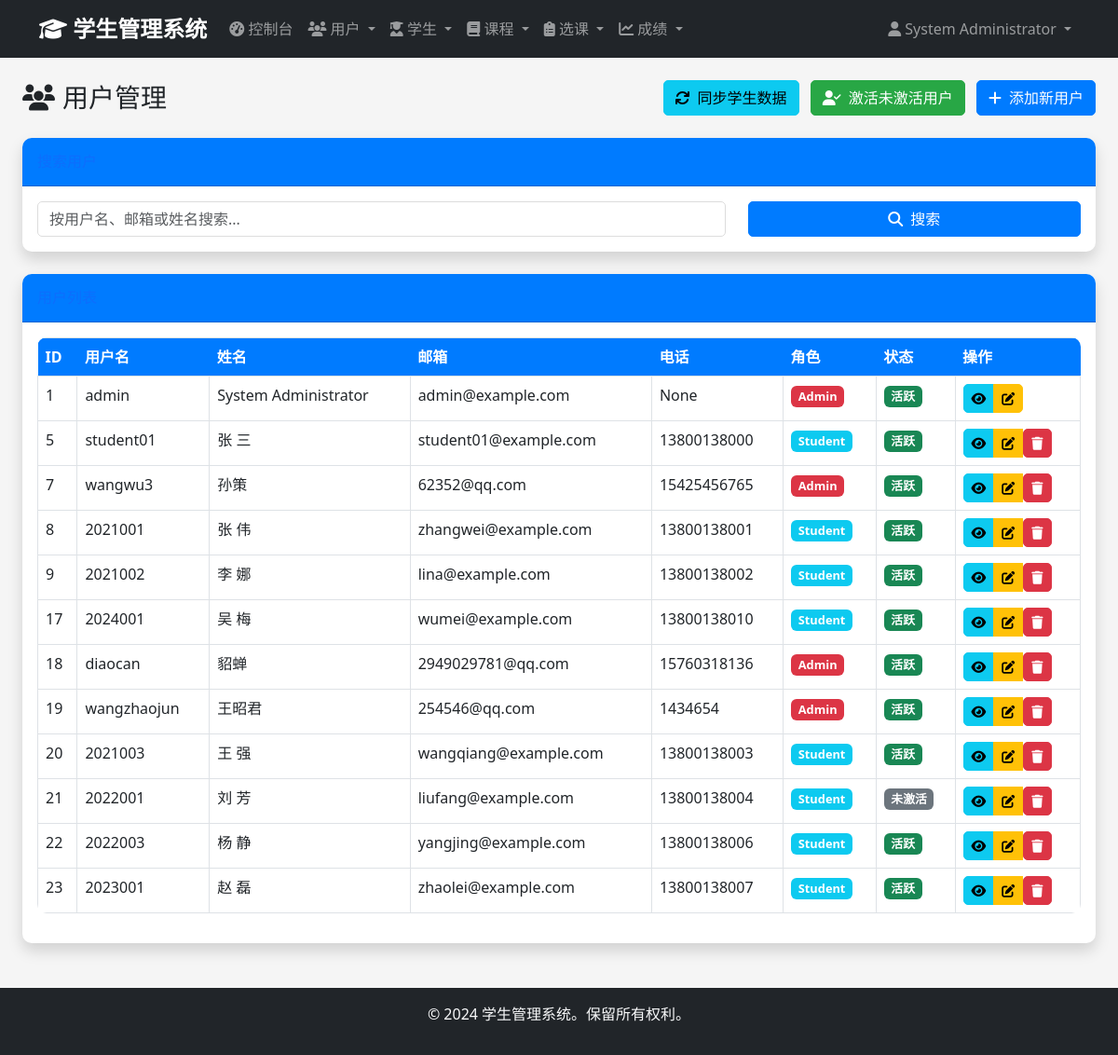
Page /admin/users (signed in) on the committed database.
### app/models/user.py (models this page shows, shortened)
class User(UserMixin, db.Model):
    __tablename__ = 'users'
    id = db.Column(db.Integer, primary_key=True)
    username = db.Column(db.String(50), unique=True, nullable=False)
    email = db.Column(db.String(100), unique=True, nullable=False)
    password_hash = db.Column(db.String(255), nullable=False)
    full_name = db.Column(db.String(100), nullable=False)
    phone = db.Column(db.String(20))
    role = db.Column(db.Enum('admin', 'student', name='user_role'), nullable=False, default='student')
    is_active = db.Column(db.Boolean, default=True)
    created_at = db.Column(db.DateTime, default=datetime.utcnow)
    updated_at = db.Column(db.DateTime, default=datetime.utcnow, onupdate=datetime.utcnow)
    administrator = db.relationship('Administrator', backref='user', uselist=False, cascade='all, delete-orphan')
    def is_admin(self):
        return self.role == 'admin'

### app/views/admin.py (the view, shortened to what this page needs)
@admin_bp.route('/users')
@login_required
@admin_required
def users():
    page = request.args.get('page', 1, type=int)
    search = request.args.get('search', '')
    query = User.query
    users = query.paginate(
        page=page,
        per_page=20,
        error_out=False
    )
    return render_template('admin/users/index.html', users=users, search=search)

### app/views/auth.py (called while the page is built)
def admin_required(f):
    @wraps(f)
    def decorated_function(*args, **kwargs):
        if not current_user.is_authenticated or not current_user.is_admin():
            flash('访问被拒绝。需要管理员权限。', 'error')
            return redirect(url_for('auth.login'))
        return f(*args, **kwargs)
    return decorated_function

### app/templates/admin/users/index.html (shortened to what this page needs)
{% extends "base.html" %}
{% block content %}
<div class="container-fluid">
    <div class="d-sm-flex align-items-center justify-content-between mb-4">
        <div class="d-flex align-items-center">
            <h1 class="h3 mb-0 text-gray-800">
                <i class="fas fa-users me-2"></i>用户管理
            </h1>
        </div>
        <div>
            <form method="POST" action="{{ url_for('admin.sync_student_data') }}"
                  style="display: inline;" onsubmit="return confirm('确定要同步所有用户和学生数据吗？')">
                <button type="submit" class="btn btn-info me-2">
                    <i class="fas fa-sync me-2"></i>同步学生数据
                </button>
            </form>
            <form method="POST" action="{{ url_for('admin.activate_inactive_users') }}"
                  style="display: inline;" onsubmit="return confirm('确定要激活所有未激活的用户吗？')">
                <button type="submit" class="btn btn-success me-2">
                    <i class="fas fa-user-check me-2"></i>激活未激活用户
                </button>
            </form>
            <a href="{{ url_for('admin.create_user') }}" class="btn btn-primary">
                <i class="fas fa-plus me-2"></i>添加新用户
            </a>
        </div>
    </div>
    <div class="card shadow mb-4">
        <div class="card-header py-3">
            <h6 class="m-0 font-weight-bold text-primary">搜索用户</h6>
        </div>
        <div class="card-body">
            <form method="GET" action="{{ url_for('admin.users') }}">
                <div class="row">
                    <div class="col-md-8">
                        <input type="text" class="form-control" name="search" placeholder="按用户名、邮箱或姓名搜索..." value="{{ search }}">
                    </div>
                    <div class="col-md-4">
                        <button type="submit" class="btn btn-primary w-100">
                            <i class="fas fa-search me-2"></i>搜索
                        </button>
                    </div>
                </div>
            </form>
        </div>
    </div>
    <div class="card shadow mb-4">
        <div class="card-header py-3">
            <h6 class="m-0 font-weight-bold text-primary">用户列表</h6>
        </div>
        <div class="card-body">
            {% if users.items %}
            <div class="table-responsive">
                <table class="table table-bordered" id="usersTable" width="100%" cellspacing="0">
                    <thead>
                        <tr>
                            <th>ID</th>
                            <th>用户名</th>
                            <th>姓名</th>
                            <th>邮箱</th>
                            <th>电话</th>
                            <th>角色</th>
                            <th>状态</th>
                            <th>操作</th>
                        </tr>
                    </thead>
                    <tbody>
                        {% for user in users.items %}
                        <tr>
                            <td>{{ user.id }}</td>
                            <td>{{ user.username }}</td>
                            <td>{{ user.full_name }}</td>
                            <td>{{ user.email }}</td>
                            <td>{{ user.phone or '-' }}</td>
                            <td>
                                <span class="badge bg-{{ 'danger' if user.role == 'admin' else 'info' }}">
                                    {{ user.role.title() }}
                                </span>
                            </td>
                            <td>
                                {% if user.is_active %}
                                    <span class="badge bg-success">活跃</span>
                                {% else %}
                                    <span class="badge bg-secondary">未激活</span>
                                {% endif %}
                            </td>
                            <td>
                                <div class="btn-group" role="group">
                                    <a href="{{ url_for('admin.view_user', user_id=user.id) }}" class="btn btn-sm btn-info" title="查看">
                                        <i class="fas fa-eye"></i>
                                    </a>
                                    <a href="{{ url_for('admin.edit_user', user_id=user.id) }}" class="btn btn-sm btn-warning" title="编辑">
                                        <i class="fas fa-edit"></i>
                                    </a>
                                    {% if user.id != current_user.id %}
                                    <form method="POST" action="{{ url_for('admin.delete_user', user_id=user.id) }}" style="display: inline;"
                                          onsubmit="return confirm('确定要删除这个用户吗？');">
                                        <button type="submit" class="btn btn-sm btn-danger" title="删除">
                                            <i class="fas fa-trash"></i>
                                        </button>
                                    </form>
                                    {% endif %}
                                </div>
                            </td>
                        </tr>
                        {% endfor %}
                    </tbody>
                </table>
            </div>
            {% endif %}
        </div>
    </div>
</div>
{% endblock %}

### app/templates/base.html (shortened to what this page needs)
<!DOCTYPE html>
<html lang="zh-CN">
<head>
    <link href="https://cdn.jsdelivr.net/npm/bootstrap@5.3.0/dist/css/bootstrap.min.css" rel="stylesheet">
    <link href="https://cdnjs.cloudflare.com/ajax/libs/font-awesome/6.4.0/css/all.min.css" rel="stylesheet">
    <link href="{{ url_for('static', filename='css/style.css') }}" rel="stylesheet">
</head>
<body>
    {% if current_user.is_authenticated %}
    <nav class="navbar navbar-expand-lg navbar-dark bg-dark">
        <div class="container">
            <a class="navbar-brand" href="{{ url_for('main.dashboard') }}">
                <i class="fas fa-graduation-cap"></i> 学生管理系统
            </a>
            <div class="collapse navbar-collapse" id="navbarNav">
                <ul class="navbar-nav me-auto">
                    {% if current_user.is_admin() %}
                    <li class="nav-item">
                        <a class="nav-link" href="{{ url_for('admin.dashboard') }}">
                            <i class="fas fa-tachometer-alt"></i> 控制台
                        </a>
                    </li>
                    <li class="nav-item dropdown">
                        <a class="nav-link dropdown-toggle" href="#" data-bs-toggle="dropdown">
                            <i class="fas fa-users"></i> 用户
                        </a>
                    </li>
                    <li class="nav-item dropdown">
                        <a class="nav-link dropdown-toggle" href="#" data-bs-toggle="dropdown">
                            <i class="fas fa-user-graduate"></i> 学生
                        </a>
                    </li>
                    <li class="nav-item dropdown">
                        <a class="nav-link dropdown-toggle" href="#" data-bs-toggle="dropdown">
                            <i class="fas fa-book"></i> 课程
                        </a>
                    </li>
                    <li class="nav-item dropdown">
                        <a class="nav-link dropdown-toggle" href="#" data-bs-toggle="dropdown">
                            <i class="fas fa-clipboard-list"></i> 选课
                        </a>
                    </li>
                    <li class="nav-item dropdown">
                        <a class="nav-link dropdown-toggle" href="#" data-bs-toggle="dropdown">
                            <i class="fas fa-chart-line"></i> 成绩
                        </a>
                    </li>
                    {% endif %}
                </ul>
                <ul class="navbar-nav">
                    <li class="nav-item dropdown">
                        <a class="nav-link dropdown-toggle" href="#" data-bs-toggle="dropdown">
                            <i class="fas fa-user"></i> {{ current_user.full_name }}
                        </a>
                    </li>
                </ul>
            </div>
        </div>
    </nav>
    {% endif %}
    <main class="container-fluid py-4">
        {% block content %}{% endblock %}
    </main>
    <footer class="bg-dark text-light text-center py-3 mt-auto">
        <div class="container">
            <p>&copy; 2024 学生管理系统。保留所有权利。</p>
        </div>
    </footer>
</body>
</html>

### app/static/css/style.css (style rules this page uses)
:root { --primary-color: #007bff; --secondary-color: #6c757d; --success-color: #28a745; --danger-color: #dc3545; --warning-color: #ffc107; --info-color: #17a2b8; --dark-color: #343a40; --light-color: #f8f9fa; }
body { min-height: 100vh; display: flex; flex-direction: column; background-color: #f5f5f5; font-family: 'Segoe UI', Tahoma, Geneva, Verdana, sans-serif; }
main { flex: 1; }
.navbar-brand { font-weight: bold; font-size: 1.5rem; }
.navbar-nav .nav-link { transition: color 0.3s; }
.card { border: none; border-radius: 10px; box-shadow: 0 0 10px rgba(0,0,0,0.1); transition: transform 0.3s, box-shadow 0.3s; }
.card-header { background-color: var(--primary-color); color: white; border-radius: 10px 10px 0 0 !important; font-weight: 600; }
.btn { border-radius: 5px; transition: all 0.3s; }
.btn-primary { background-color: var(--primary-color); border-color: var(--primary-color); }
.btn-success { background-color: var(--success-color); border-color: var(--success-color); }
.btn-danger { background-color: var(--danger-color); border-color: var(--danger-color); }
.table { background-color: white; border-radius: 10px; overflow: hidden; }
.table thead th { background-color: var(--primary-color); color: white; border: none; }
.form-control, .form-select { border-radius: 5px; border: 1px solid #ddd; transition: border-color 0.3s, box-shadow 0.3s; }
footer { margin-top: auto; }
.badge { font-size: 0.8rem; padding: 0.4em 0.6em; }

### rows in the picture
User: full_name "System Administrator", id "1", username "admin", email "admin@example.com", phone "None", role "Admin", is_active "活跃"
User: id "5", username "student01", full_name "张 三", email "student01@example.com", phone "13800138000", role "Student", is_active "活跃"
User: id "7", username "wangwu3", full_name "孙策", email "62352@qq.com", phone "15425456765", role "Admin", is_active "活跃"
User: id "8", username "2021001", full_name "张 伟", email "zhangwei@example.com", phone "13800138001", role "Student", is_active "活跃"
User: id "9", username "2021002", full_name "李 娜", email "lina@example.com", phone "13800138002", role "Student", is_active "活跃"
User: id "17", username "2024001", full_name "吴 梅", email "wumei@example.com", phone "13800138010", role "Student", is_active "活跃"
User: id "18", username "diaocan", full_name "貂蝉", email "2949029781@qq.com", phone "15760318136", role "Admin", is_active "活跃"
User: id "19", username "wangzhaojun", full_name "王昭君", email "254546@qq.com", phone "1434654", role "Admin", is_active "活跃"
User: id "20", username "2021003", full_name "王 强", email "wangqiang@example.com", phone "13800138003", role "Student", is_active "活跃"
User: id "21", username "2022001", full_name "刘 芳", email "liufang@example.com", phone "13800138004", role "Student", is_active "未激活"
User: id "22", username "2022003", full_name "杨 静", email "yangjing@example.com", phone "13800138006", role "Student", is_active "活跃"
User: id "23", username "2023001", full_name "赵 磊", email "zhaolei@example.com", phone "13800138007", role "Student", is_active "活跃"
